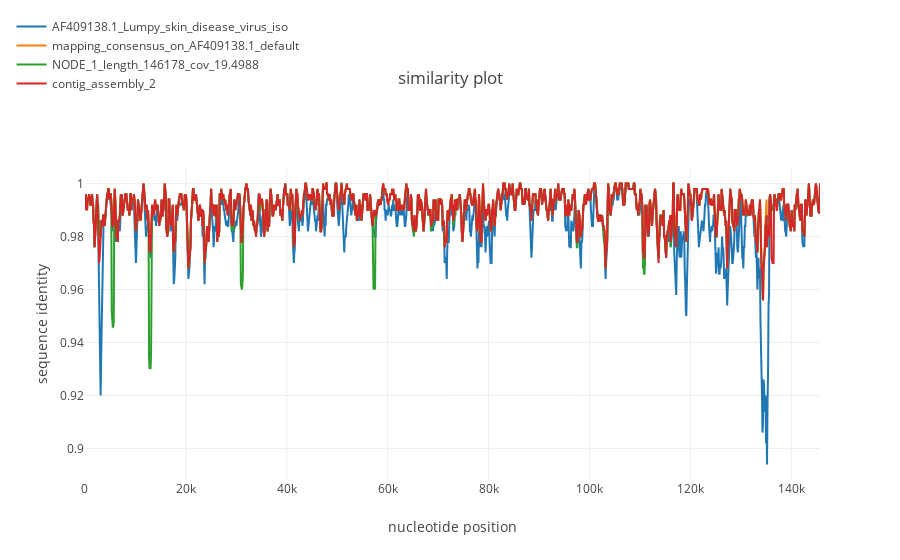

Here is the notebook cell this chart was saved with:
### Code cell
simgen("../for_recan_lsdv.fasta", window=500, shift=100, pot_rec=2)

### Figure 1 — Plotly figure (JSON) as saved in the notebook; plotly's stock layout.template omitted (floating-point values rounded to 4 significant figures; data arrays with more than 128 entries replaced by an {"elided": "..."} marker saying what was removed)
{"data": [{"name": "AF409138.1_Lumpy_skin_disease_virus_iso", "type": "scatter", "uid": "7767b408-972f-11e8-9ecf-d46a6a82ea71", "x": {"elided": "1459 int values"}, "y": {"elided": "1458 float values"}}, {"name": "mapping_consensus_on_AF409138.1_default", "type": "scatter", "uid": "7767b409-972f-11e8-845f-d46a6a82ea71", "x": {"elided": "1459 int values"}, "y": {"elided": "1458 float values"}}, {"name": "NODE_1_length_146178_cov_19.4988", "type": "scatter", "uid": "7767b40a-972f-11e8-a906-d46a6a82ea71", "x": {"elided": "1459 int values"}, "y": {"elided": "1458 float values"}}, {"name": "contig_assembly_2", "type": "scatter", "uid": "7767b40b-972f-11e8-b303-d46a6a82ea71", "x": {"elided": "1459 int values"}, "y": {"elided": "1458 float values"}}], "layout": {"legend": {"x": -0.1, "y": 1.5}, "title": "similarity plot", "xaxis": {"title": "nucleotide position"}, "yaxis": {"title": "sequence identity"}}}
